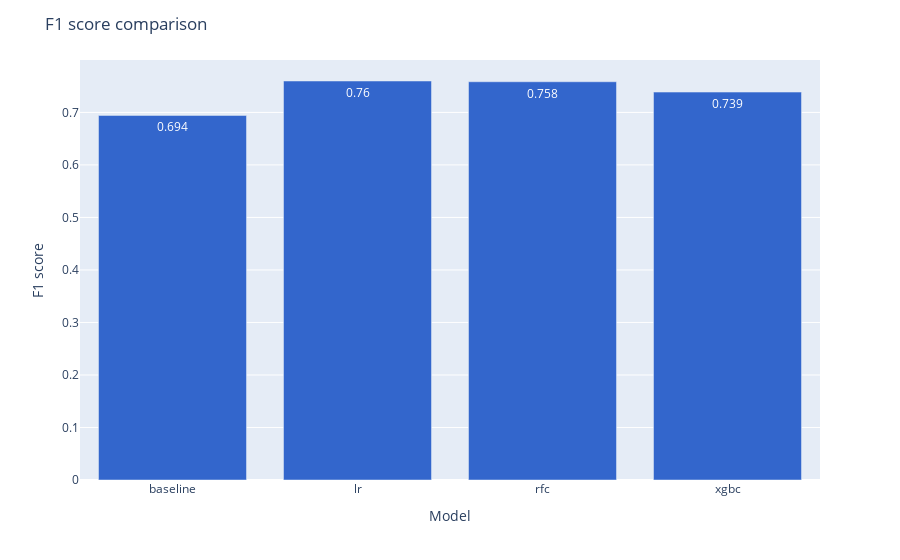

The notebook cell saved with this chart:
### Code cell
fig = px.bar(
    scores_df,
    x="model",
    y="f1",
    text="f1",
    color_discrete_sequence=px.colors.qualitative.G10
)

fig.update_layout(
    title="F1 score comparison",
    xaxis_title="Model",
    yaxis_title="F1 score"
)

fig.update_traces(
    texttemplate="%{text:.3}"
)

fig.show()

### Figure 1 — Plotly figure (JSON) as saved in the notebook; plotly's stock layout.template omitted (floating-point values rounded to 4 significant figures)
{"data": [{"alignmentgroup": "True", "hovertemplate": "model=%{x}<br>f1=%{text}<extra></extra>", "legendgroup": "", "marker": {"color": "#3366CC", "pattern": {"shape": ""}}, "name": "", "offsetgroup": "", "orientation": "v", "showlegend": false, "text": [0.6942, 0.7598, 0.7584, 0.7387], "textposition": "auto", "texttemplate": "%{text:.3}", "type": "bar", "x": ["baseline", "lr", "rfc", "xgbc"], "xaxis": "x", "y": [0.6942, 0.7598, 0.7584, 0.7387], "yaxis": "y"}], "layout": {"barmode": "relative", "legend": {"tracegroupgap": 0}, "margin": {"t": 60}, "title": {"text": "F1 score comparison"}, "xaxis": {"anchor": "y", "domain": [0, 1], "title": {"text": "Model"}}, "yaxis": {"anchor": "x", "domain": [0, 1], "title": {"text": "F1 score"}}}}
